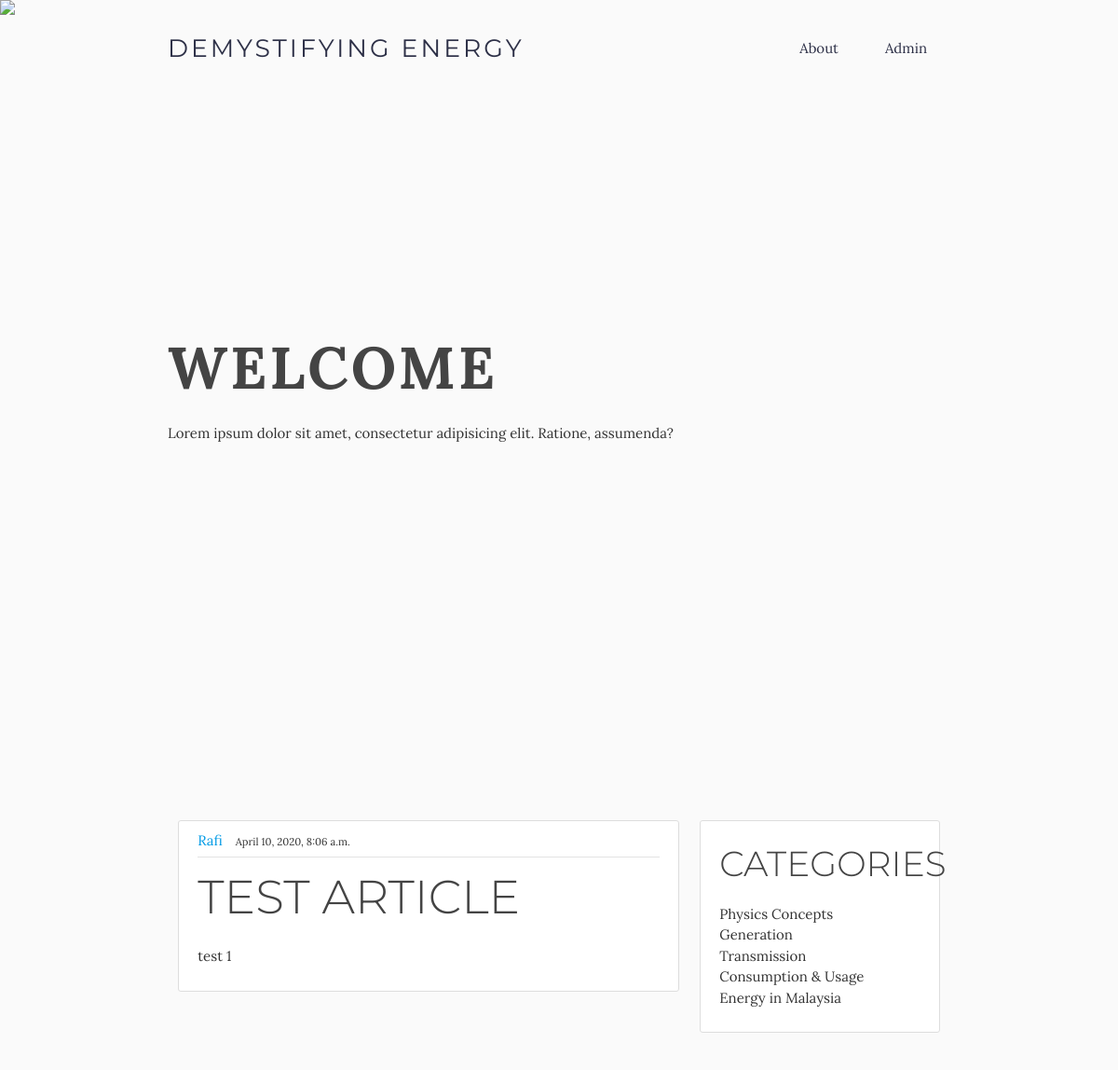
The app's page /, older data.
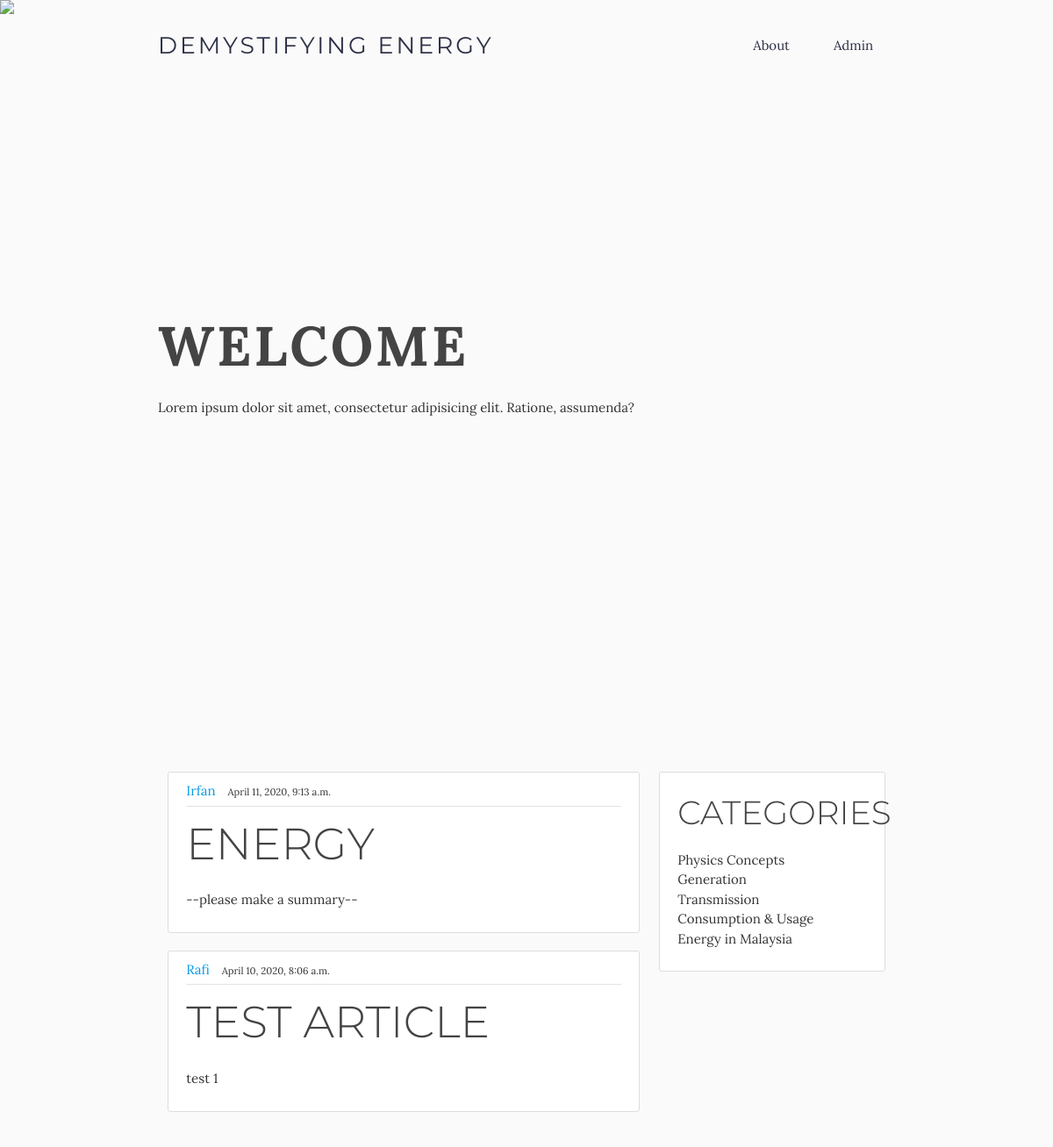
The same page, newer data.
### blog/models.py (models this page shows, shortened)
class Article(models.Model):
    title = models.CharField(max_length=100)
    slug = models.SlugField()
    category = models.ForeignKey('Category', on_delete=models.CASCADE)
    content = RichTextField(config_name = 'default')
    summary = models.CharField(max_length=100)
    datePosted = models.DateTimeField(auto_now_add=True)
    author = models.TextField()
    status = models.IntegerField(choices=STATUS, default=0)
    created_on = models.DateTimeField(auto_now_add=True)
    class Meta:
        ordering = ['-created_on']

### blog/views.py (the view)
# urls.py: path('', views.home, name='blog-home'),
def home(request):
    articles = Article.objects.all()
    return render(request, 'blog/home.html', {'articles':articles})

### blog/templates/blog/home.html
{% extends "blog/base.html" %}
{% block content %}
<div class="parallax-container">
  <div class="jumbotron jumbotron-fluid">
    <div class="container">
      <h1 class="display-4 lora" id="jumbotron-title">WELCOME</h1>
      <p class="lead">Lorem ipsum dolor sit amet, consectetur adipisicing elit. Ratione, assumenda?</p>
    </div>
  </div>
  <div class="parallax"><img src="https://images.unsplash.com/photo-1483794344563-d27a8d18014e?ixlib=rb-1.2.1&auto=format&fit=crop&w=1050&q=80"></div>
</div>
<main role="main" class="container content">
<div class="row">
    <div class="col s8">
      {% for article in articles %}
        {% if article.status%}
        <article class="media content-section">
            <div class="media-body">
              <div class="article-metadata">
                <a class="mr-2" href="#">{{ article.author }}</a>
                <small class="text-muted">{{ article.datePosted }}</small>
              </div>
              <h2><a class="article-title" href="{% url 'blog:link' slug=article.slug %}">{{ article.title }}</a></h2>
              <p class="article-content">{{ article.summary}}</p>
            </div>
          </article>
        {% endif %}
      {% endfor %}
    </div>
{% endblock content %}

### blog/templates/blog/base.html (shortened to what this page needs)
{% load static %}
<!DOCTYPE html>
<html lang="en">
<head>
    <link rel="stylesheet" href="https://cdnjs.cloudflare.com/ajax/libs/materialize/1.0.0/css/materialize.min.css">
    <link rel="stylesheet" href="{% static 'blog/main.css' %}">
</head>
<body>
    <nav class="z-depth-0">
      <div class="nav-wrapperc container">
        <a href="{% url 'blog:blog-home'%}" class="brand-logo lora">Demystifying Energy</a>
        <ul class="right hide-on-med-and-down">
          <li><a href="{% url 'blog:blog-about'%}">About</a></li>
          <li><a href="#">Admin</a></li>
        </ul>
      </div>
    </nav>
    {% block content %}
    {% endblock %}
        <div class="col s4">
            <div class="content-section">
                <h3>Categories</h3>
                <p class='text-muted'>
                    <ul class="list-group">
                        <li class="list-group-item list-group-item-light">Physics Concepts</li>
                        <li class="list-group-item list-group-item-light">Generation</li>
                        <li class="list-group-item list-group-item-light">Transmission</li>
                        <li class="list-group-item list-group-item-light">Consumption & Usage</li>
                        <li class="list-group-item list-group-item-light">Energy in Malaysia</li>
                    </ul>
                </p>
            </div>
        </div>
</body>
</html>

### blog/static/blog/main.css (style rules this page uses)
body { font-family: 'Lora', serif; background: #fafafa; color: #333333; }
h1, h2, h3, h4, h5, h6 { font-family: 'Montserrat', sans-serif; font-weight: 300; text-transform: uppercase; }
h1, h2, h3, h4, h5, h6 { color: #444444; }
h1 { font-family: "Lora", serif; letter-spacing: 3px; }
h2 { font-size: 3.35rem; margin: 1.0rem 0 1.7rem 0 }
ul { margin: 0; }
nav { background-color: transparent; position: absolute; border: 0; padding-top: 20px; z-index: 10; }
nav ul a { padding: 0 25px; color: #2D3047; }
nav .brand-logo { font-family: 'Montserrat', sans-serif; font-size: 20pt; text-transform: uppercase; letter-spacing: 3px; color: #2D3047; }
.content-section { background: #ffffff; padding: 10px 20px; border: 1px solid #dddddd; border-radius: 3px; margin-bottom: 20px; }
.parallax-container { height: 100vh; }
.article-title { color: #444444; }
.jumbotron { margin-top: 45vh; }
.article-content { white-space: pre-line; max-width: 100%; }
.mr-2 { margin-right: 10px; }
.article-metadata { padding-bottom: 5px; margin-bottom: 4px; border-bottom: 1px solid #e3e3e3; }
.jumbotron h1 { font-weight: 700; }
.content { margin-top: 80px; }
.parallax img { max-width: 120%; }
h3 { font-size:2.5rem; line-height:110%; margin:1.0rem 0 1.5rem 0 }

Row changes from the older to the newer data that the page shows:
added Article: author "Irfan", datePosted "April 11, 2020, 9:13 a.m.", title "ENERGY", summary "--please make a summary--"
